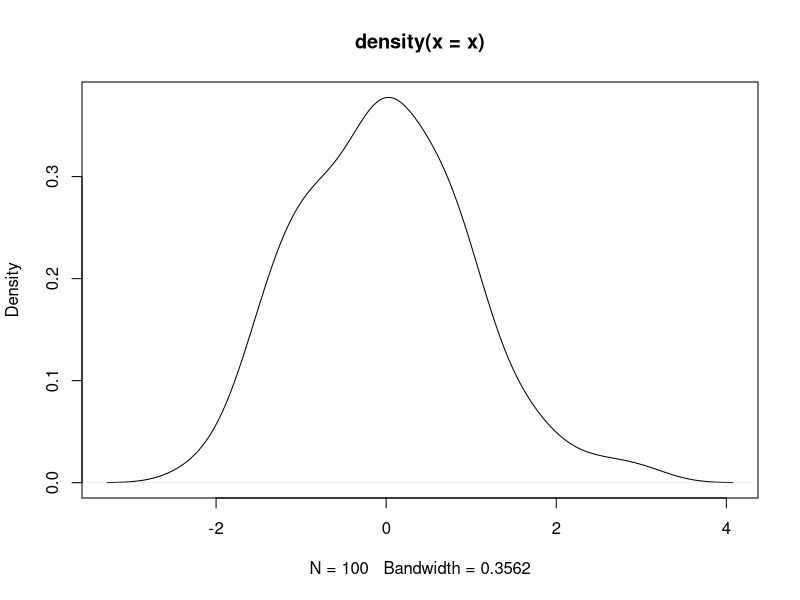

The R source for this figure:
## ---- chunk 1
knitr::opts_chunk$set(echo = TRUE)
## ---- chunk 2
# R code goes here
summary(mtcars)

x <- rnorm(100)  # random sample from normal distribution
dens <- density(x)    # calculate density


plot(dens)            # plot density
